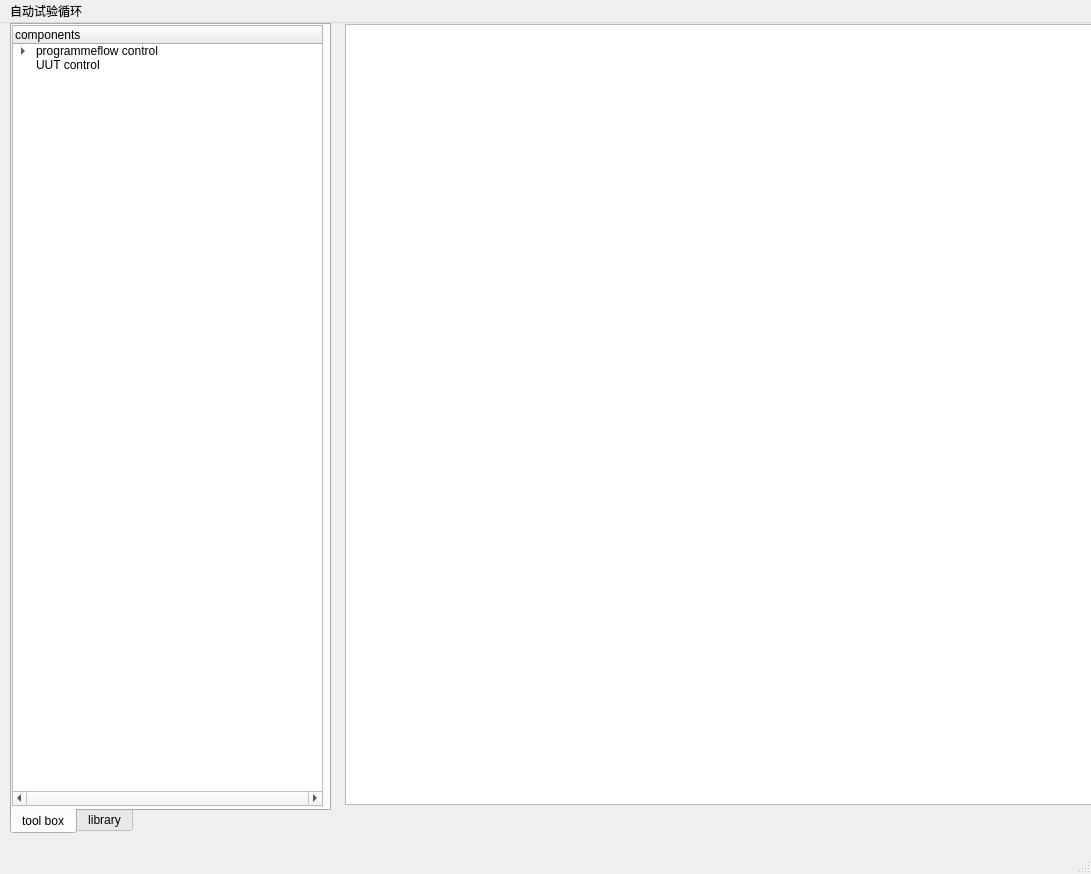
<?xml version="1.0" encoding="UTF-8"?>
<ui version="4.0">
 <class>MainWindow</class>
 <widget class="QMainWindow" name="MainWindow">
  <property name="geometry">
   <rect>
    <x>0</x>
    <y>0</y>
    <width>1091</width>
    <height>874</height>
   </rect>
  </property>
  <property name="windowTitle">
   <string>MainWindow</string>
  </property>
  <widget class="QWidget" name="centralwidget">
   <widget class="QGraphicsView" name="graphicsView">
    <property name="geometry">
     <rect>
      <x>345</x>
      <y>1</y>
      <width>761</width>
      <height>781</height>
     </rect>
    </property>
   </widget>
   <widget class="QTabWidget" name="tabWidget">
    <property name="geometry">
     <rect>
      <x>10</x>
      <y>0</y>
      <width>321</width>
      <height>811</height>
     </rect>
    </property>
    <property name="tabPosition">
     <enum>QTabWidget::South</enum>
    </property>
    <property name="currentIndex">
     <number>0</number>
    </property>
    <widget class="QWidget" name="tab">
     <attribute name="title">
      <string>tool box</string>
     </attribute>
     <widget class="QTreeWidget" name="treeWidget">
      <property name="geometry">
       <rect>
        <x>0</x>
        <y>0</y>
        <width>311</width>
        <height>781</height>
       </rect>
      </property>
      <property name="horizontalScrollBarPolicy">
       <enum>Qt::ScrollBarAlwaysOn</enum>
      </property>
      <property name="dragEnabled">
       <bool>true</bool>
      </property>
      <property name="dragDropMode">
       <enum>QAbstractItemView::DragOnly</enum>
      </property>
      <property name="sortingEnabled">
       <bool>false</bool>
      </property>
      <property name="columnCount">
       <number>1</number>
      </property>
      <column>
       <property name="text">
        <string>components</string>
       </property>
      </column>
      <item>
       <property name="text">
        <string>programmeflow control</string>
       </property>
       <item>
        <property name="text">
         <string>loop</string>
        </property>
       </item>
       <item>
        <property name="text">
         <string>leave loop</string>
        </property>
       </item>
      </item>
      <item>
       <property name="text">
        <string>UUT control</string>
       </property>
      </item>
     </widget>
    </widget>
    <widget class="QWidget" name="tab_2">
     <attribute name="title">
      <string>library</string>
     </attribute>
    </widget>
   </widget>
  </widget>
  <widget class="QMenuBar" name="menubar">
   <property name="geometry">
    <rect>
     <x>0</x>
     <y>0</y>
     <width>1091</width>
     <height>21</height>
    </rect>
   </property>
   <widget class="QMenu" name="menu">
    <property name="title">
     <string>自动试验循环</string>
    </property>
    <addaction name="action_new"/>
   </widget>
   <addaction name="menu"/>
  </widget>
  <widget class="QStatusBar" name="statusbar"/>
  <action name="action_new">
   <property name="text">
    <string>新建</string>
   </property>
  </action>
 </widget>
 <resources/>
 <connections/>
</ui>
